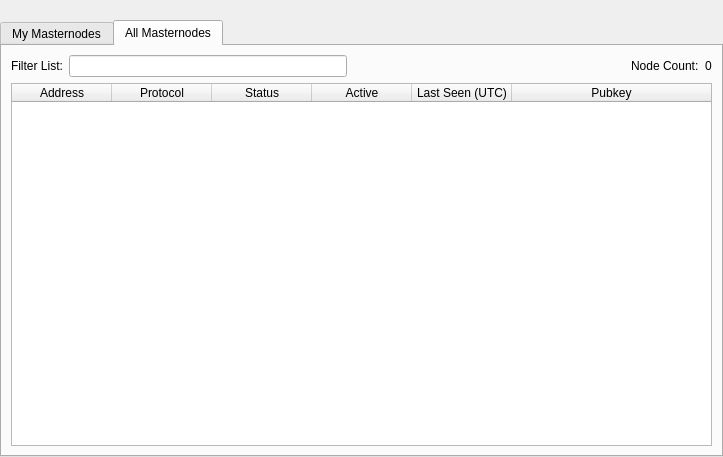
<?xml version="1.0" encoding="UTF-8"?>
<ui version="4.0">
 <class>MasternodeList</class>
 <widget class="QWidget" name="MasternodeList">
  <property name="geometry">
   <rect>
    <x>0</x>
    <y>0</y>
    <width>723</width>
    <height>457</height>
   </rect>
  </property>
  <property name="windowTitle">
   <string>Form</string>
  </property>
  <layout class="QVBoxLayout" name="topLayout">
   <property name="leftMargin">
    <number>0</number>
   </property>
   <property name="topMargin">
    <number>0</number>
   </property>
   <property name="rightMargin">
    <number>0</number>
   </property>
   <property name="bottomMargin">
    <number>0</number>
   </property>
   <item>
    <layout class="QVBoxLayout" name="verticalLayout">
     <property name="bottomMargin">
      <number>0</number>
     </property>
     <item>
      <spacer name="horizontalSpacer0">
       <property name="orientation">
        <enum>Qt::Horizontal</enum>
       </property>
       <property name="sizeHint" stdset="0">
        <size>
         <width>40</width>
         <height>20</height>
        </size>
       </property>
      </spacer>
     </item>
     <item>
      <widget class="QTabWidget" name="tabWidget">
       <property name="styleSheet">
        <string notr="true"/>
       </property>
       <property name="currentIndex">
        <number>1</number>
       </property>
       <widget class="QWidget" name="tabMyMasternodes">
        <attribute name="title">
         <string>My Masternodes</string>
        </attribute>
        <layout class="QGridLayout" name="gridLayout_2">
         <item row="0" column="0">
          <layout class="QVBoxLayout" name="verticalLayout_2">
           <property name="bottomMargin">
            <number>0</number>
           </property>
           <item>
            <layout class="QHBoxLayout" name="horizontalLayout_note">
             <property name="bottomMargin">
              <number>0</number>
             </property>
             <item>
              <widget class="QLabel" name="updateNote">
               <property name="text">
                <string>Note: Status of your masternodes in local wallet can potentially be slightly incorrect.&lt;br /&gt;Always wait for wallet to sync additional data and then double check from another node&lt;br /&gt;if your node should be running but you still see &quot;MISSING&quot; in &quot;Status&quot; field.</string>
               </property>
              </widget>
             </item>
            </layout>
           </item>
           <item>
            <widget class="QTableWidget" name="tableWidgetMyMasternodes">
             <property name="minimumSize">
              <size>
               <width>695</width>
               <height>0</height>
              </size>
             </property>
             <property name="palette">
              <palette>
               <active>
                <colorrole role="Text">
                 <brush brushstyle="SolidPattern">
                  <color alpha="255">
                   <red>51</red>
                   <green>51</green>
                   <blue>51</blue>
                  </color>
                 </brush>
                </colorrole>
               </active>
               <inactive>
                <colorrole role="Text">
                 <brush brushstyle="SolidPattern">
                  <color alpha="255">
                   <red>51</red>
                   <green>51</green>
                   <blue>51</blue>
                  </color>
                 </brush>
                </colorrole>
               </inactive>
               <disabled>
                <colorrole role="Text">
                 <brush brushstyle="SolidPattern">
                  <color alpha="255">
                   <red>85</red>
                   <green>85</green>
                   <blue>85</blue>
                  </color>
                 </brush>
                </colorrole>
               </disabled>
              </palette>
             </property>
             <property name="editTriggers">
              <set>QAbstractItemView::NoEditTriggers</set>
             </property>
             <property name="alternatingRowColors">
              <bool>true</bool>
             </property>
             <property name="selectionMode">
              <enum>QAbstractItemView::SingleSelection</enum>
             </property>
             <property name="selectionBehavior">
              <enum>QAbstractItemView::SelectRows</enum>
             </property>
             <property name="sortingEnabled">
              <bool>true</bool>
             </property>
             <attribute name="horizontalHeaderStretchLastSection">
              <bool>true</bool>
             </attribute>
             <column>
              <property name="text">
               <string>Alias</string>
              </property>
             </column>
             <column>
              <property name="text">
               <string>Address</string>
              </property>
             </column>
             <column>
              <property name="text">
               <string>Protocol</string>
              </property>
             </column>
             <column>
              <property name="text">
               <string>Status</string>
              </property>
             </column>
             <column>
              <property name="text">
               <string>Active</string>
              </property>
             </column>
             <column>
              <property name="text">
               <string>Last Seen (UTC)</string>
              </property>
             </column>
             <column>
              <property name="text">
               <string>Pubkey</string>
              </property>
             </column>
            </widget>
           </item>
           <item>
            <layout class="QHBoxLayout" name="horizontalLayout_5">
             <property name="bottomMargin">
              <number>0</number>
             </property>
             <item>
              <widget class="QPushButton" name="startButton">
               <property name="text">
                <string>S&amp;tart alias</string>
               </property>
              </widget>
             </item>
             <item>
              <widget class="QPushButton" name="startMissingButton">
               <property name="text">
                <string>Start &amp;MISSING</string>
               </property>
              </widget>
             </item>
             <item>
              <widget class="QPushButton" name="UpdateButton">
               <property name="text">
                <string>&amp;Update status</string>
               </property>
              </widget>
             </item>
             <item>
              <widget class="QLabel" name="autoupdate_label">
               <property name="text">
                <string>Status will be updated automatically in (sec):</string>
               </property>
              </widget>
             </item>
             <item>
              <widget class="QLabel" name="secondsLabel">
               <property name="text">
                <string>0</string>
               </property>
              </widget>
             </item>
             <item>
              <spacer name="horizontalSpacer_5">
               <property name="orientation">
                <enum>Qt::Horizontal</enum>
               </property>
               <property name="sizeHint" stdset="0">
                <size>
                 <width>40</width>
                 <height>20</height>
                </size>
               </property>
              </spacer>
             </item>
            </layout>
           </item>
          </layout>
         </item>
        </layout>
       </widget>
       <widget class="QWidget" name="tabAllMasternodes">
        <attribute name="title">
         <string>All Masternodes</string>
        </attribute>
        <layout class="QGridLayout" name="gridLayout">
         <item row="1" column="0">
          <widget class="QTableWidget" name="tableWidgetMasternodes">
           <property name="palette">
            <palette>
             <active>
              <colorrole role="Text">
               <brush brushstyle="SolidPattern">
                <color alpha="255">
                 <red>51</red>
                 <green>51</green>
                 <blue>51</blue>
                </color>
               </brush>
              </colorrole>
             </active>
             <inactive>
              <colorrole role="Text">
               <brush brushstyle="SolidPattern">
                <color alpha="255">
                 <red>51</red>
                 <green>51</green>
                 <blue>51</blue>
                </color>
               </brush>
              </colorrole>
             </inactive>
             <disabled>
              <colorrole role="Text">
               <brush brushstyle="SolidPattern">
                <color alpha="255">
                 <red>85</red>
                 <green>85</green>
                 <blue>85</blue>
                </color>
               </brush>
              </colorrole>
             </disabled>
            </palette>
           </property>
           <property name="editTriggers">
            <set>QAbstractItemView::NoEditTriggers</set>
           </property>
           <property name="alternatingRowColors">
            <bool>true</bool>
           </property>
           <property name="selectionBehavior">
            <enum>QAbstractItemView::SelectRows</enum>
           </property>
           <property name="sortingEnabled">
            <bool>true</bool>
           </property>
           <attribute name="horizontalHeaderStretchLastSection">
            <bool>true</bool>
           </attribute>
           <column>
            <property name="text">
             <string>Address</string>
            </property>
           </column>
           <column>
            <property name="text">
             <string>Protocol</string>
            </property>
           </column>
           <column>
            <property name="text">
             <string>Status</string>
            </property>
           </column>
           <column>
            <property name="text">
             <string>Active</string>
            </property>
           </column>
           <column>
            <property name="text">
             <string>Last Seen (UTC)</string>
            </property>
           </column>
           <column>
            <property name="text">
             <string>Pubkey</string>
            </property>
           </column>
          </widget>
         </item>
         <item row="0" column="0">
          <layout class="QHBoxLayout" name="horizontalLayout_3">
           <property name="bottomMargin">
            <number>0</number>
           </property>
           <item>
            <widget class="QLabel" name="label_filter">
             <property name="text">
              <string>Filter List:</string>
             </property>
            </widget>
           </item>
           <item>
            <widget class="QLineEdit" name="filterLineEdit">
             <property name="toolTip">
              <string>Filter masternode list</string>
             </property>
            </widget>
           </item>
           <item>
            <spacer name="horizontalSpacer_3">
             <property name="orientation">
              <enum>Qt::Horizontal</enum>
             </property>
             <property name="sizeHint" stdset="0">
              <size>
               <width>10</width>
               <height>20</height>
              </size>
             </property>
            </spacer>
           </item>
           <item>
            <widget class="QLabel" name="label_count">
             <property name="text">
              <string>Node Count:</string>
             </property>
            </widget>
           </item>
           <item>
            <widget class="QLabel" name="countLabel">
             <property name="text">
              <string>0</string>
             </property>
            </widget>
           </item>
          </layout>
         </item>
        </layout>
       </widget>
      </widget>
     </item>
    </layout>
   </item>
  </layout>
 </widget>
 <resources/>
 <connections/>
</ui>
